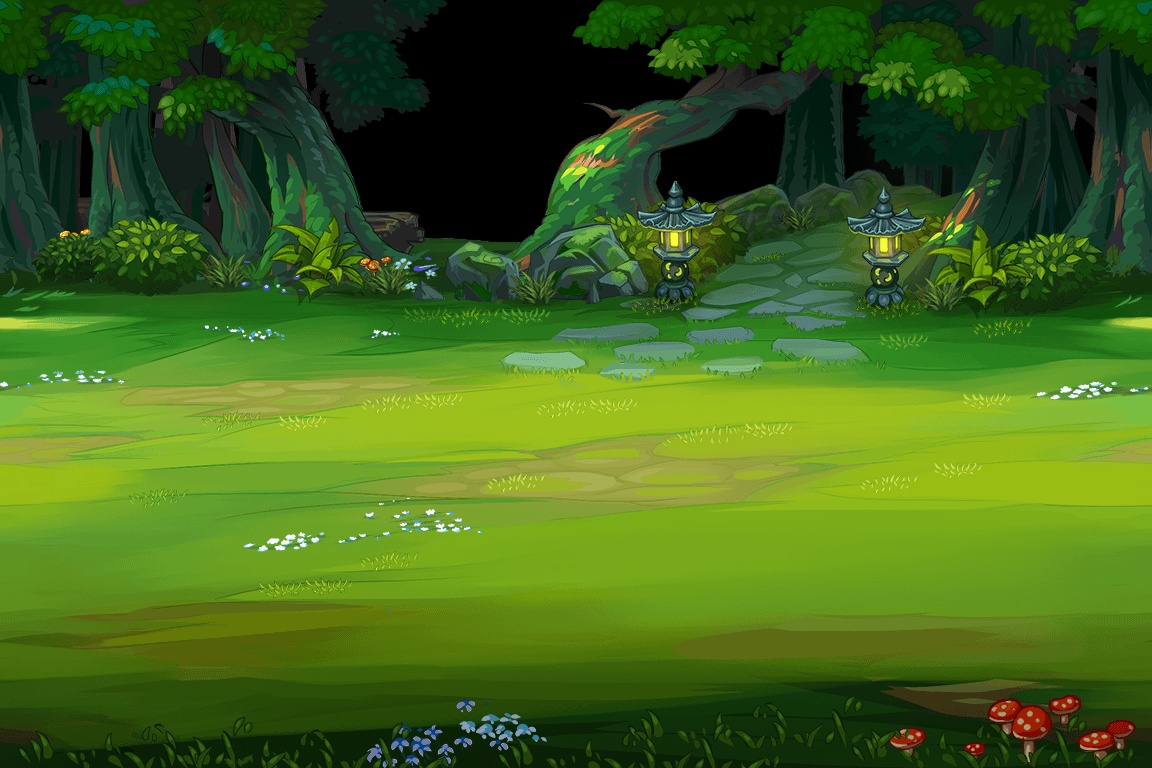

Rendered tile map (Tiled .tmx) drawn with the repository's tilesets; below, a short description and the map source with its tile grids summarised:
An orthogonal 9x6 tile map with 128x128 px tiles, 1 tile layer (Map08_Basetile01).

<map version="1.0" orientation="orthogonal" width="9" height="6" tilewidth="128" tileheight="128">
 <tileset firstgid="1" name="Map08_Basetile01" tilewidth="128" tileheight="128">
  <image source="Map08_Basetile01.png" width="1152" height="768" />
 </tileset>
 <layer name="Map08_Basetile01" width="9" height="6">
  <data>[54 cells, 54 non-empty, 54 distinct tile ids]</data>
 </layer>
</map>
